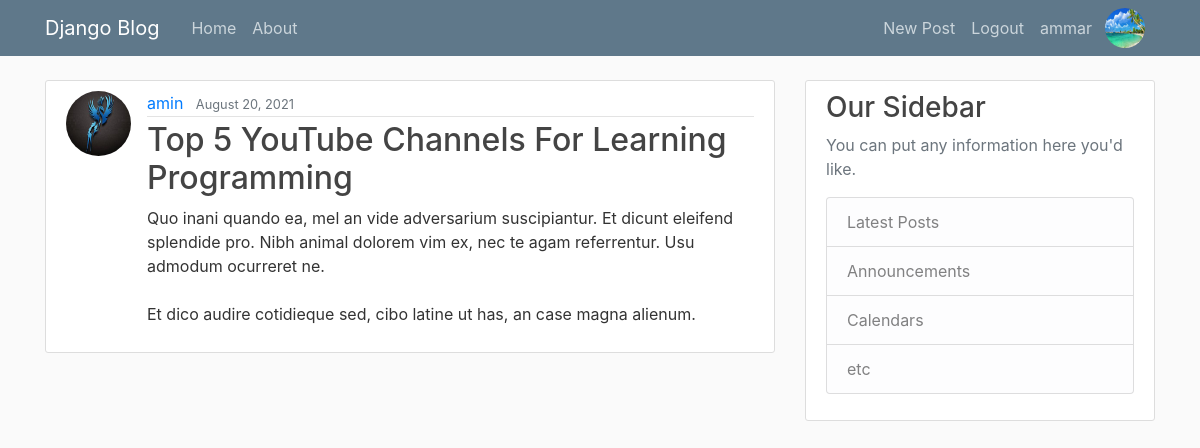
/post/23/ (signed in), run on the app's committed database.
### users/models.py (models this page shows, shortened)
class Profile(models.Model):
	user = models.OneToOneField(User, on_delete=models.CASCADE)
	image = models.ImageField(default='default.jpg', upload_to='profile_pics')

### blog/models.py (models this page shows, shortened)
class Post(models.Model):
	title = models.CharField(max_length=100)
	content = models.TextField()
	date_posted = models.DateTimeField(default=timezone.now)
	author = models.ForeignKey(User, on_delete=models.CASCADE)

### blog/views.py (the view)
# urls.py: path('post/<int:pk>/', PostDetailView.as_view(), name='post-detail'),
class PostDetailView(DetailView):
	model = Post

### blog/templates/blog/post_detail.html (shortened to what this page needs)
{% extends 'blog/base.html' %}
{% block content %}
	<article class="media content-section">
    <img class="rounded-circle article-img" src="{{ object.author.profile.image.url }}">
    <div class="media-body">
      <div class="article-metadata">
        <a class="mr-2" href="{% url 'user-posts' object.author.username %}">{{ object.author }}</a>
        <small class="text-muted">{{ object.date_posted|date:"F d, Y" }}</small>
      </div>
      <h2 class="article-title">{{ object.title }}</h2>
      <p class="article-content">{{ object.content }}</p>
    </div>
  </article>
{% endblock content %}

### blog/templates/blog/base.html (shortened to what this page needs)
{% load static %}
<!DOCTYPE html>
<html>
<head>
    <link rel="stylesheet" href="https://maxcdn.bootstrapcdn.com/bootstrap/4.0.0/css/bootstrap.min.css">
	<link rel="stylesheet" type="text/css" href="{% static 'blog/main.css' %}">
</head>
<body>
	<header class="site-header">
      <nav class="navbar navbar-expand-md navbar-dark bg-steel fixed-top">
        <div class="container">
          <a class="navbar-brand mr-4" href="{% url 'blog-home' %}">Django Blog</a>
          <div class="collapse navbar-collapse" id="navbarToggle">
            <div class="navbar-nav mr-auto">
              <a class="nav-item nav-link" href="{% url 'blog-home' %}">Home</a>
              <a class="nav-item nav-link" href="{% url 'blog-about' %}">About</a>
            </div>
            <div class="navbar-nav">
            {% if user.is_authenticated %}
              <a class="nav-item nav-link" href="{% url 'post-create' %}">New Post</a>
              <a class="nav-item nav-link" href="{% url 'logout' %}">Logout</a>
              <a class="nav-item nav-link" href="{% url 'profile' %}">{{ user.username }}</a>
              <a class="nav-item" href="{% url 'profile' %}"><img class="rounded-circle profile-img" src="{{ user.profile.image.url }}"></a>
            {% else %}
              <a class="nav-item nav-link" href="{% url 'login' %}">Login</a>
              <a class="nav-item nav-link" href="{% url 'register' %}">Register</a>
            {% endif %}
            </div>
          </div>
        </div>
      </nav>
    </header>
    <main role="main" class="container">
      <div class="row">
        <div class="col-md-8">
          {% block content %}{% endblock %}
        </div>
        <div class="col-md-4">
          <div class="content-section">
            <h3>Our Sidebar</h3>
            <p class='text-muted'>You can put any information here you'd like.
              <ul class="list-group">
                <li class="list-group-item list-group-item-light">Latest Posts</li>
                <li class="list-group-item list-group-item-light">Announcements</li>
                <li class="list-group-item list-group-item-light">Calendars</li>
                <li class="list-group-item list-group-item-light">etc</li>
              </ul>
            </p>
          </div>
        </div>
      </div>
    </main>
</body>
</html>

### blog/static/blog/main.css (style rules this page uses)
body { background: #fafafa; color: #333333; margin-top: 5rem; }
h1,h2,h3,h4,h5,h6 { color: #444444; }
ul { margin: 0; }
.bg-steel { background-color: #5f788a; }
.site-header .navbar-nav .nav-link { color: #cbd5db; }
.content-section { background: #ffffff; padding: 10px 20px; border: 1px solid #dddddd; border-radius: 3px; margin-bottom: 20px; }
.article-title { color: #444444; }
.article-content { white-space: pre-line; }
.profile-img { height: 40px; width: 40px; margin-right: 10px; margin-left: 5px; }
.article-img { height: 65px; width: 65px; margin-right: 16px; }
.article-metadata { padding-bottom: 1px; margin-bottom: 4px; border-bottom: 1px solid #e3e3e3 }

### data on the page
Post: author.profile.image (placeholder picture), author "amin", date_posted "August 20, 2021", title "Top 5 YouTube Channels For Learning Programming", content "Quo inani quando ea, mel an vide adversarium suscipiantur. Et dicunt eleifend splendide pro. Nibh animal dolorem vim ex, nec te agam referrentur. Usu admodum ocurreret ne. Et dico audire cotidieque sed, cibo latine ut has, an case magna alienum."

### other printed values
{{ user.username }} "ammar"
